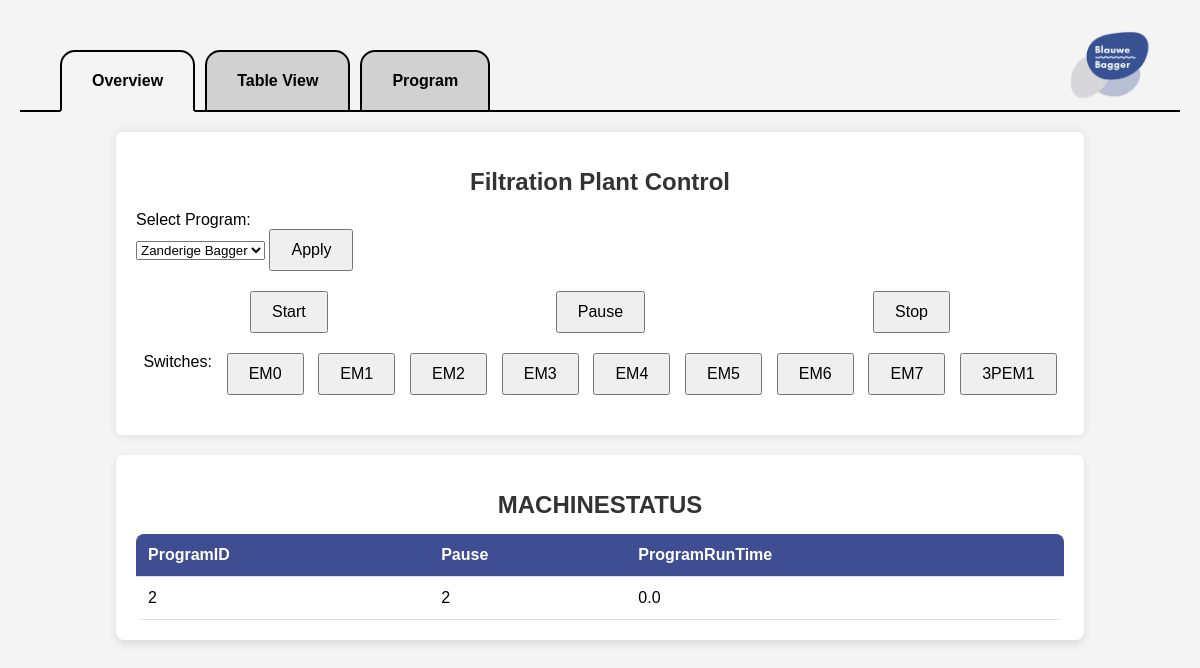
The page / on the database its author committed.
### tables this page shows
CREATE TABLE SWITCH (
    SwitchID INTEGER PRIMARY KEY AUTOINCREMENT,
    Name TEXT NOT NULL,
    TuyaID TEXT NOT NULL,
    IPAddress TEXT NOT NULL,
    LocalKey TEXT NOT NULL,
    TuyaVersion REAL NOT NULL,
    MeterIDS TEXT,
    MeterMin TEXT,
    MeterMax TEXT
);

CREATE TABLE MACHINESTATUS (
    ProgramID INTEGER NOT NULL,
    Pause INTEGER NOT NULL CHECK (Pause IN (0,1,2)),
    ProgramRunTime REAL NOT NULL,
    PRIMARY KEY (ProgramID),
    FOREIGN KEY (ProgramID) REFERENCES PROGRAM(ProgramID)
);

### server/server.py (the view, shortened to what this page needs)
@app.route("/")
def overview():
    machineStatus = sF.getTable("MACHINESTATUS",0)
    programs = sF.getTable("PROGRAM",0)
    switches = sF.getTable("SWITCH",0)
    stages = sF.getTable("STAGE",0)
    programID = int(machineStatus[0]["ProgramID"])
    pause = int(machineStatus[0]["Pause"])
    programRunTime = machineStatus[0]["ProgramRunTime"]
    currentStage = 0
    if pause == 1:
        currentStage = 1
    activeSwitches = []
    if currentStage != 0:
        activeSwitches = [int(item) for item in stages[currentStage-1]["SwitchIDS"].split(',')]
    print(activeSwitches)
    print(currentStage)
    return render_template('overview.html',machineStatus=machineStatus,programs=programs,switches=switches,activeSwitches=activeSwitches)

### server/serverFunctions/getTable.py (called while the page is built)
def getTable(table,add):
    db = sqlite3.connect('../data/machine.db',timeout=5)
    cs = db.execute('SELECT * FROM ' + table)
    ns = [description[0] for description in cs.description]
    result = []
    rows = 1;
    for ci in cs:
        result.append(dict(zip(ns,ci)))
        rows = rows + 1
    if add:
        if table != "MACHINESTATUS":
            result.append(dict(zip(ns,[rows]+[None]*len(ns))))
    else:
        if not result:
            result.append(dict(zip(ns,[rows]+[None]*len(ns))))
    db.close()
    return result

### server/templates/overview.html
{% extends "layout.html" %}
{% block main %}
    <div class="container">
        <h1>Filtration Plant Control</h1>
        <div>
            Select Program:
            <form action="/selectprogram/" method="POST">
            <select name="program">
                {% for program in programs %}
                <option value={{ program["ProgramID"] }}>{{ program["Name"] }}</option>
                {% endfor %}
            </select>
            <input type="submit" value="Apply"/>
            </form>
        </div>
        <div class="controls">
        <form action="/start">
            <input type="submit" id="start-btn" value="Start"/>
        </form>
        <form action="/pause">
            <input type="submit" id="pause-btn" value="Pause"/>
        </form>
        <form action="/stop">
            <input type="submit" id="stop-btn" value="Stop"/>
        </form>
        </div>
        <div class="switches">
            Switches:
            {% for switch in switches %}
            {% if switch["SwitchID"] in activeSwitches %}
            <form action="/toggleswitch/{{ switch["SwitchID"] }}">
                <input type="submit" class="switch-active" id="switch-btn" value="{{ switch["Name"] }}"/>
            </form>
            {% else %}
            <form action="/toggleswitch/{{ switch["SwitchID"] }}">
                <input type="submit" id="switch-btn" value="{{ switch["Name"] }}"/>
            </form>
            {% endif %}
            {% endfor %}
        </div>
    </div>
    <div class="table-container">
        <h1>MACHINESTATUS</h1>
                <table>
                        <thead>
                                <tr>
                {% for key, value in machineStatus[0].items() %}
                                                <th>{{key}}</th>
                                        {% endfor %}
                                </tr>
                           </thead>
                        <tbody>
                                {% for item in machineStatus %}
                                        <tr>
                                                {% for key, value in item.items() %}
                                                        <td>{{value}}</th>
                                                {% endfor %}
                                        </tr>
                                {% endfor %}
                        </tbody>
                </table>
        </div>
{% endblock %}

### server/templates/layout.html (shortened to what this page needs)
<!DOCTYPE html>
<html lang="en">
	<head>
        <link rel="stylesheet" href="/static/styles.css">
	</head>
	<nav>
		<div class="navbar">
			<ul>
				<li class="nav-item">
					<a id="nav-link-overview" href="/">
						<span>Overview</span>
					</a>
				</li>
				<li class="nav-item">
					<a id="nav-link-tableview" href="/tableview">
						<span>Table View</span>
					</a>
				</li>
				<li class="nav-item">
					<a id="nav-link-program" href="/program">
						<span>Program</span>
					</a>
				</li>
			</ul>
            <img src="static/images/BlauweBaggerLogo.png" class="nav-logo">
		</div>
	</nav>
	<main>
		{% block main %}{% endblock %}
	</main>

### server/static/styles.css (style rules this page uses)
.container { max-width: 80%; margin: auto; margin-top:20px; background: white; padding: 20px; border-radius: 5px; box-shadow: 0 0 10px rgba(0, 0, 0, 0.1); }
.table-container { width: 80%; margin: 20px auto; padding: 20px; background: #fff; box-shadow: 0 4px 8px rgba(0, 0, 0, 0.1); border-radius: 8px; }
h1 { text-align: center; font-size: 1.5rem; margin-bottom: 15px; color: #333; }
.table-container table { width: 100%; border-collapse: collapse; overflow: hidden; border-radius: 8px; }
.table-container thead { background: #3F4D92; color: #fff; }
.table-container th, .table-container td { padding: 12px; text-align: left; border-bottom: 1px solid #ddd; }
h1 { text-align: center; }
.controls, .switches { display: flex; justify-content: space-around; margin: 20px 0; }
input { padding: 10px 20px; font-size: 16px; cursor: pointer; }
nav { background: transparent; }
nav ul { list-style: none; display: flex; gap: 10px; padding: 10px 0 0 40px; margin:0; }
nav li { position: relative; height:40px; }
nav a { text-decoration: none; background: #d1d1d1; color: black; padding: 20px 30px; display: inline-block; border: 2px solid black; border-bottom: 2px solid black; border-radius: 15px 15px 0 0; font-weight: bold; position: relative; z-index: 1; height: 18px; }
.active { border-bottom:2px solid #f4f4f4; background: #f4f4f4; }
.navbar { display: flex; justify-content: space-between; align-items: center; width: 100%; border-bottom:2px solid black; height: 90px; }
.nav-logo { height: 70px; width: auto; margin-right: 20px; }

### rows shown on the page
SWITCH: Name "EM0"
SWITCH: Name "EM1"
SWITCH: Name "EM2"
SWITCH: Name "EM3"
SWITCH: Name "EM4"
SWITCH: Name "EM5"
SWITCH: Name "EM6"
SWITCH: Name "EM7"
SWITCH: Name "3PEM1"
MACHINESTATUS: key "ProgramRunTime", item "2" "2", ProgramRunTime "0.0"

### other values the page prints
{{ key }} "ProgramID" "Pause"
form field program "Zanderige Bagger"
